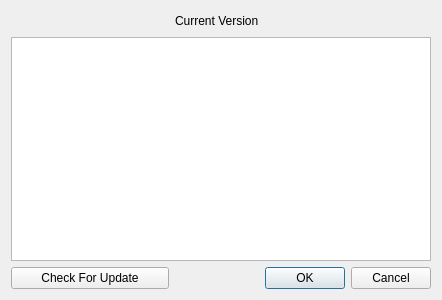
<?xml version="1.0" encoding="UTF-8"?>
<ui version="4.0">
 <class>AboutDlg</class>
 <widget class="QDialog" name="AboutDlg">
  <property name="geometry">
   <rect>
    <x>0</x>
    <y>0</y>
    <width>442</width>
    <height>300</height>
   </rect>
  </property>
  <property name="windowTitle">
   <string>About CAMan</string>
  </property>
  <layout class="QGridLayout" name="gridLayout">
   <item row="2" column="0">
    <widget class="QPushButton" name="mCheckUpdateBtn">
     <property name="text">
      <string>Check For Update</string>
     </property>
    </widget>
   </item>
   <item row="0" column="0">
    <spacer name="horizontalSpacer">
     <property name="orientation">
      <enum>Qt::Horizontal</enum>
     </property>
     <property name="sizeHint" stdset="0">
      <size>
       <width>40</width>
       <height>20</height>
      </size>
     </property>
    </spacer>
   </item>
   <item row="0" column="1">
    <widget class="QLabel" name="mVersionLabel">
     <property name="text">
      <string>Current Version</string>
     </property>
    </widget>
   </item>
   <item row="0" column="2">
    <spacer name="horizontalSpacer_2">
     <property name="orientation">
      <enum>Qt::Horizontal</enum>
     </property>
     <property name="sizeHint" stdset="0">
      <size>
       <width>40</width>
       <height>20</height>
      </size>
     </property>
    </spacer>
   </item>
   <item row="1" column="0" colspan="3">
    <widget class="QTextBrowser" name="mAboutText"/>
   </item>
   <item row="2" column="2">
    <widget class="QDialogButtonBox" name="buttonBox">
     <property name="orientation">
      <enum>Qt::Horizontal</enum>
     </property>
     <property name="standardButtons">
      <set>QDialogButtonBox::Cancel|QDialogButtonBox::Ok</set>
     </property>
    </widget>
   </item>
  </layout>
 </widget>
 <resources/>
 <connections>
  <connection>
   <sender>buttonBox</sender>
   <signal>accepted()</signal>
   <receiver>AboutDlg</receiver>
   <slot>accept()</slot>
   <hints>
    <hint type="sourcelabel">
     <x>248</x>
     <y>254</y>
    </hint>
    <hint type="destinationlabel">
     <x>157</x>
     <y>274</y>
    </hint>
   </hints>
  </connection>
  <connection>
   <sender>buttonBox</sender>
   <signal>rejected()</signal>
   <receiver>AboutDlg</receiver>
   <slot>reject()</slot>
   <hints>
    <hint type="sourcelabel">
     <x>316</x>
     <y>260</y>
    </hint>
    <hint type="destinationlabel">
     <x>286</x>
     <y>274</y>
    </hint>
   </hints>
  </connection>
 </connections>
</ui>
